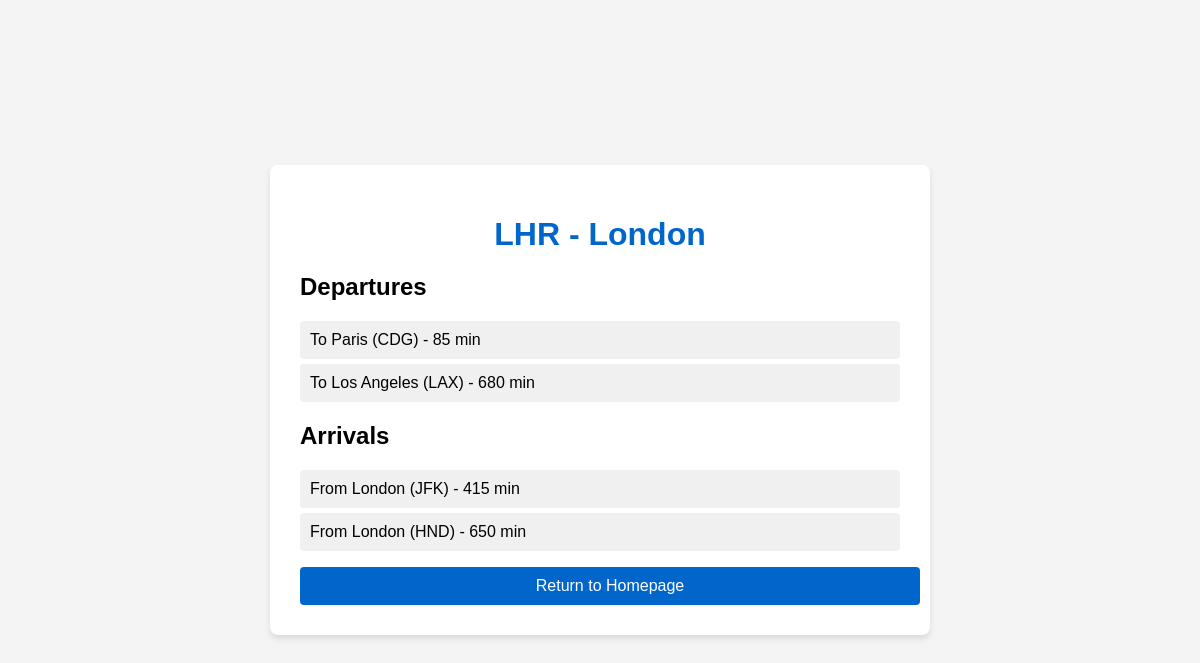
/airport/LHR/, run on the app's committed database.
### flights/models.py (models this page shows, shortened)
class Airport(models.Model):
    code = models.CharField(max_length=3, unique=True)
    city = models.CharField(max_length=100)

class Flight(models.Model):
    origin = models.ForeignKey(
        Airport,
        on_delete=models.CASCADE,
        related_name='departing_flights'
    )
    destination = models.ForeignKey(
        Airport,
        on_delete=models.CASCADE,
        related_name='arriving_flights'
    )
    duration = models.IntegerField(help_text="Flight duration in minutes")
    capacity = models.IntegerField(default=180)

### flights/views.py (the view)
# urls.py: path('airport/<str:airport_code>/', views.airport_detail, name='airport_detail'),
def airport_detail(request, airport_code):
    airport = get_object_or_404(Airport, code=airport_code)
    departing_flights = airport.departing_flights.all()
    arriving_flights = airport.arriving_flights.all()
    return render(request, 'flights/airport_detail.html', {
        'airport': airport,
        'departing_flights': departing_flights,
        'arriving_flights': arriving_flights
    })

### flights/templates/flights/airport_detail.html (shortened to what this page needs)
{% load static %}
<!DOCTYPE html>
<html lang="en">
<head>
    <link rel="stylesheet" href="{% static 'css/styles.css' %}">
</head>
<body>
    <div class="container">
        <h1>{{ airport.code }} - {{ airport.city }}</h1>
        <div class="airport-flights">
            <h2>Departures</h2>
            <ul>
                {% for flight in departing_flights %}
                    <li>To {{ flight.destination.city }} ({{ flight.destination.code }}) - {{ flight.duration }} min</li>
                {% empty %}
                    <li>No departing flights</li>
                {% endfor %}
            </ul>
            <h2>Arrivals</h2>
            <ul>
                {% for flight in arriving_flights %}
                    <li>From {{ flight.destination.city }} ({{ flight.origin.code }}) - {{ flight.duration }} min</li>
                {% empty %}
                    <li>No arriving flights</li>
                {% endfor %}
            </ul>
        </div>
        <a href="{% url 'index' %}" class="home-button">Return to Homepage</a>
    </div>
</body>
</html>

### flights/static/css/styles.css (style rules this page uses)
body { font-family: Arial, sans-serif; background-color: #f4f4f4; margin: 0; padding: 0; display: flex; justify-content: center; align-items: center; min-height: 100vh; }
.container { background-color: white; border-radius: 8px; box-shadow: 0 4px 6px rgba(0, 0, 0, 0.1); padding: 30px; width: 100%; max-width: 600px; }
h1 { color: #0066cc; text-align: center; margin-bottom: 20px; }
.submit-button, .home-button, .book-button, .back-button { display: block; width: 100%; padding: 10px; background-color: #0066cc; color: white; border: none; border-radius: 4px; text-align: center; text-decoration: none; margin-top: 10px; }
.airport-flights ul { list-style-type: none; padding: 0; }
.airport-flights li { background-color: #f0f0f0; margin: 5px 0; padding: 10px; border-radius: 4px; }

### data on the page
Airport: code "LHR", city "London"
Flight: destination.city "Paris", destination.code "CDG", duration "85"
Flight: destination.city "Los Angeles", destination.code "LAX", duration "680"
Flight: destination.city "London", origin.code "JFK", duration "415"
Flight: destination.city "London", origin.code "HND", duration "650"
